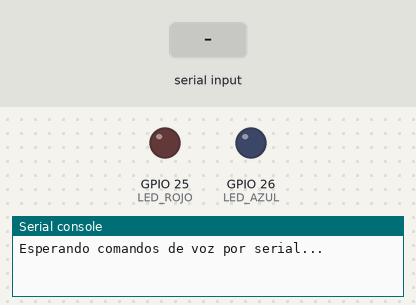
This program was run on a simulated ESP32 board running MicroPython. Shown: output pins drawn as LEDs (lit = HIGH), the last lines printed to the serial console. Dashed ring = blinking. The test bench sets the inputs (shaded band).

Above: at 1.2 s.
1.3 s: "SHOW" typed at the serial console, then Enter
At 1.4 s:
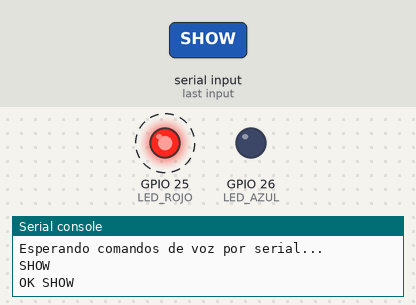
At 2.0 s:
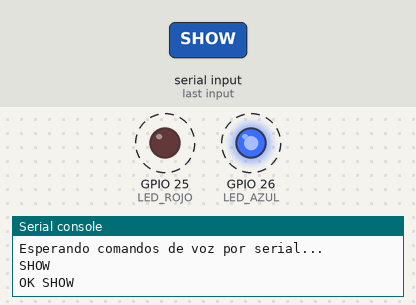
4.3 s: "2" typed at the serial console, then Enter
Timing chart, 0 to 7.3 s (numbered marks = the images above; inputs shaded):
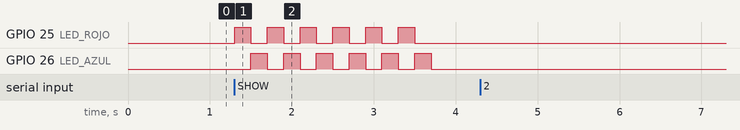

Measured:
- after the input at 1.3 s, GPIO 25 (LED_ROJO): alternates HIGH for 0.20 s and LOW for 0.20 s, 12 changes in all, then stays LOW, starting at once; GPIO 26 (LED_AZUL): alternates HIGH for 0.20 s and LOW for 0.20 s, 12 changes in all, then stays LOW, starting after 0.20 s

The program:

esp32_voz.py
```python
# Guardar este archivo en el ESP32 con el nombre main.py
# para que se ejecute automaticamente al encender o reiniciar el chip.
#
# Los LEDs mantienen su estado hasta que llegue una orden nueva, no se
# apagan solos por falta de mensajes, porque el control es por voz
# puntual y no por deteccion continua de una camara.
#
# Lineas esperadas por el puerto serial:
#   "10"   enciende el led rojo, apaga el azul
#   "01"   apaga el led rojo, enciende el azul
#   "11"   enciende los dos
#   "00"   apaga los dos
#   "SHOW" corre un show de luces corto y despues vuelve al estado anterior
#
# Respuestas que devuelve por el mismo puerto (las lee comando_voz.py y las
# muestra como "ESP32 dice: ..."; sirven para saber si la orden llego bien):
#   "OK 10" / "OK SHOW" / "IGNORADO <linea>"

from machine import Pin
import sys
import select
import time

# GPIO25 y GPIO26: pines de proposito general sin funcion especial en el
# arranque (no son strapping pins), seguros para manejar un LED.
LED_ROJO = Pin(25, Pin.OUT)
LED_AZUL = Pin(26, Pin.OUT)

# Se apagan de entrada para no arrancar con un estado indefinido.
LED_ROJO.value(0)
LED_AZUL.value(0)

# En MicroPython el USB del ESP32 es sys.stdin/sys.stdout. select.poll()
# permite PREGUNTAR si ya llego algo sin quedarse bloqueado esperando.
sondeo = select.poll()
sondeo.register(sys.stdin, select.POLLIN)

# Cuantas veces se alternan los LEDs en el show y cuanto dura cada paso.
# 6 vueltas x 2 pasos x 0.2 s = 2.4 s de show en total.
VUELTAS_SHOW = 6
PASO_SHOW_S = 0.2


def hacer_show():
    # Se guarda el estado actual para devolverlo tal cual al terminar: si el
    # rojo ya estaba encendido, debe seguir encendido despues del show.
    estado_rojo_previo = LED_ROJO.value()
    estado_azul_previo = LED_AZUL.value()

    for _ in range(VUELTAS_SHOW):
        LED_ROJO.value(1)
        LED_AZUL.value(0)
        time.sleep(PASO_SHOW_S)
        LED_ROJO.value(0)
        LED_AZUL.value(1)
        time.sleep(PASO_SHOW_S)

    LED_ROJO.value(estado_rojo_previo)
    LED_AZUL.value(estado_azul_previo)


print("Esperando comandos de voz por serial...")

while True:
    # Espera como maximo 100 ms a que llegue algo; si no llega nada, da la
    # vuelta y vuelve a preguntar (no se queda pegado para siempre).
    eventos = sondeo.poll(100)

    if eventos:
        linea = sys.stdin.readline().strip()

        if linea == "SHOW":
            # Se contesta ANTES del show para que la PC no espere los 2.4 s.
            print("OK SHOW")
            hacer_show()
        elif len(linea) == 2 and linea[0] in "01" and linea[1] in "01":
            # Primer caracter = rojo, segundo = azul.
            LED_ROJO.value(int(linea[0]))
            LED_AZUL.value(int(linea[1]))
            print("OK " + linea)
        elif linea:
            # Cualquier otra cosa se ignora (no se adivina un mensaje corrupto),
            # pero se avisa para poder diagnosticar un problema de formato.
            print("IGNORADO " + linea)
```
